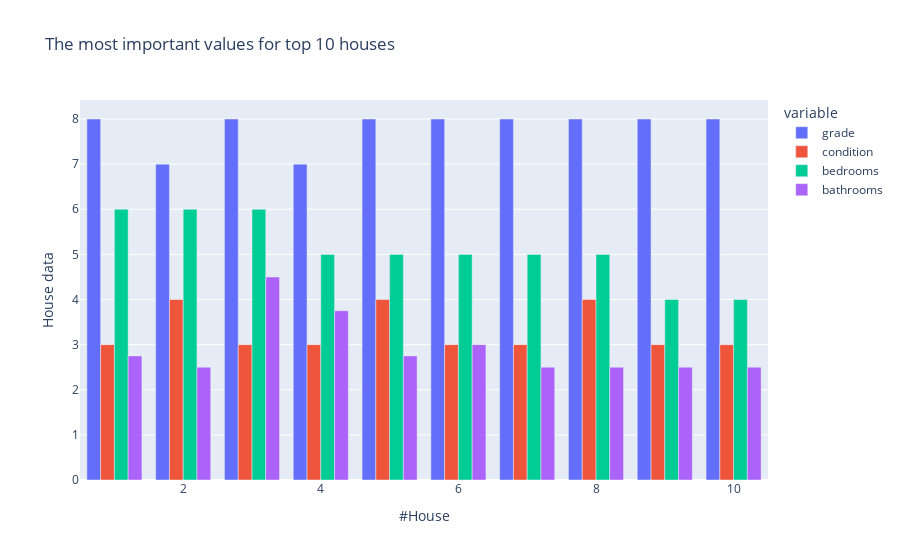

The notebook cell saved with this chart:
### Code cell
#Plot House data from top5
fig = px.bar(top10, x="House", y=["grade", "condition", "bedrooms", "bathrooms"], barmode='group',
             
             labels={
                     "House": "#House",
                     "value": "House data"},
             
             title="The most important values for top 10 houses")      
fig.show()

### Figure 1 — Plotly figure (JSON) as saved in the notebook; plotly's stock layout.template omitted (floating-point values rounded to 4 significant figures)
{"data": [{"alignmentgroup": "True", "hovertemplate": "variable=grade<br>#House=%{x}<br>House data=%{y}<extra></extra>", "legendgroup": "grade", "marker": {"color": "#636efa", "pattern": {"shape": ""}}, "name": "grade", "offsetgroup": "grade", "orientation": "v", "showlegend": true, "textposition": "auto", "type": "bar", "x": [9, 6, 8, 1, 7, 3, 5, 10, 4, 2], "xaxis": "x", "y": [8, 8, 8, 8, 8, 8, 8, 8, 7, 7], "yaxis": "y"}, {"alignmentgroup": "True", "hovertemplate": "variable=condition<br>#House=%{x}<br>House data=%{y}<extra></extra>", "legendgroup": "condition", "marker": {"color": "#EF553B", "pattern": {"shape": ""}}, "name": "condition", "offsetgroup": "condition", "orientation": "v", "showlegend": true, "textposition": "auto", "type": "bar", "x": [9, 6, 8, 1, 7, 3, 5, 10, 4, 2], "xaxis": "x", "y": [3, 3, 4, 3, 3, 3, 4, 3, 3, 4], "yaxis": "y"}, {"alignmentgroup": "True", "hovertemplate": "variable=bedrooms<br>#House=%{x}<br>House data=%{y}<extra></extra>", "legendgroup": "bedrooms", "marker": {"color": "#00cc96", "pattern": {"shape": ""}}, "name": "bedrooms", "offsetgroup": "bedrooms", "orientation": "v", "showlegend": true, "textposition": "auto", "type": "bar", "x": [9, 6, 8, 1, 7, 3, 5, 10, 4, 2], "xaxis": "x", "y": [4, 5, 5, 6, 5, 6, 5, 4, 5, 6], "yaxis": "y"}, {"alignmentgroup": "True", "hovertemplate": "variable=bathrooms<br>#House=%{x}<br>House data=%{y}<extra></extra>", "legendgroup": "bathrooms", "marker": {"color": "#ab63fa", "pattern": {"shape": ""}}, "name": "bathrooms", "offsetgroup": "bathrooms", "orientation": "v", "showlegend": true, "textposition": "auto", "type": "bar", "x": [9, 6, 8, 1, 7, 3, 5, 10, 4, 2], "xaxis": "x", "y": [2.5, 3, 2.5, 2.75, 2.5, 4.5, 2.75, 2.5, 3.75, 2.5], "yaxis": "y"}], "layout": {"autosize": true, "barmode": "group", "legend": {"title": {"text": "variable"}, "tracegroupgap": 0}, "title": {"text": "The most important values for top 10 houses"}, "xaxis": {"anchor": "y", "autorange": true, "domain": [0, 1], "range": [0.5, 10.5], "title": {"text": "#House"}, "type": "linear"}, "yaxis": {"anchor": "x", "autorange": true, "domain": [0, 1], "range": [0, 8.421], "title": {"text": "House data"}, "type": "linear"}}}
